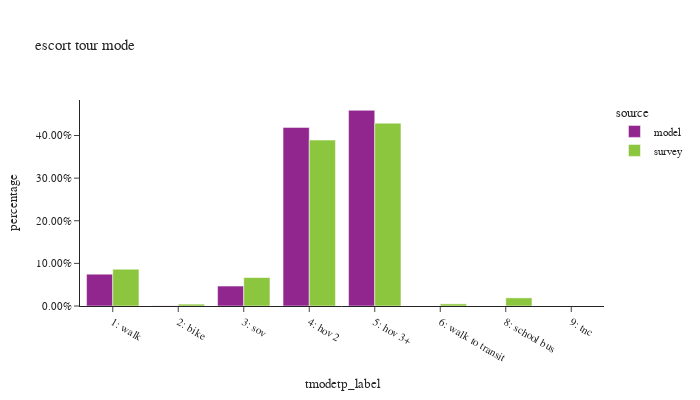

Write notebook code for a chart like this one.
### Code cell
df_plot = es_tour.groupby(['source','tmodetp_label'])['toexpfac'].sum().reset_index()
df_plot['percentage'] = df_plot.groupby(['source'], group_keys=False)['toexpfac']. \
    apply(lambda x: x / float(x.sum()))
df_plot['source'] = df_plot['source'].astype(pd.CategoricalDtype(['model', 'survey']))

df_plot_ct = es_tour.groupby(['source','tmodetp_label'])['toexpfac'].count().reset_index(). \
    rename(columns={'toexpfac':'sample count'})
df_plot = df_plot.merge(df_plot_ct, on=['source','tmodetp_label'])

fig = px.bar(df_plot.sort_values(by=['source']), x="tmodetp_label", y="percentage", color="source",
             barmode="group",hover_data=['sample count'],title="escort tour mode")
fig.update_layout(height=400, width=700, font=dict(size=11),
                  xaxis = dict(dtick = 1, categoryorder='category ascending'),
                  yaxis=dict(tickformat=".2%"))
fig.show()

### Figure 1 — Plotly figure (JSON) as saved in the notebook; plotly's stock layout.template omitted (floating-point values rounded to 4 significant figures)
{"data": [{"alignmentgroup": "True", "customdata": [[5633], [27], [3536], [31642], [34670]], "hovertemplate": "source=model<br>tmodetp_label=%{x}<br>percentage=%{y}<br>sample count=%{customdata[0]}<extra></extra>", "legendgroup": "model", "marker": {"color": "#91268F", "pattern": {"shape": ""}}, "name": "model", "offsetgroup": "model", "orientation": "v", "showlegend": true, "textposition": "auto", "type": "bar", "x": ["1: walk", "2: bike", "3: sov", "4: hov 2", "5: hov 3+"], "xaxis": "x", "y": [0.0746, 0.0003576, 0.04683, 0.4191, 0.4592], "yaxis": "y"}, {"alignmentgroup": "True", "customdata": [[114], [16], [69], [366], [290], [14], [7], [1]], "hovertemplate": "source=survey<br>tmodetp_label=%{x}<br>percentage=%{y}<br>sample count=%{customdata[0]}<extra></extra>", "legendgroup": "survey", "marker": {"color": "#8CC63E", "pattern": {"shape": ""}}, "name": "survey", "offsetgroup": "survey", "orientation": "v", "showlegend": true, "textposition": "auto", "type": "bar", "x": ["1: walk", "2: bike", "3: sov", "4: hov 2", "5: hov 3+", "6: walk to transit", "8: school bus", "9: tnc"], "xaxis": "x", "y": [0.08634, 0.004401, 0.06678, 0.3894, 0.429, 0.004975, 0.01908, 8.247e-06], "yaxis": "y"}], "layout": {"barmode": "group", "font": {"size": 11}, "height": 400, "legend": {"title": {"text": "source"}, "tracegroupgap": 0}, "title": {"text": "escort tour mode"}, "width": 700, "xaxis": {"anchor": "y", "categoryorder": "category ascending", "domain": [0.0, 1.0], "dtick": 1, "title": {"text": "tmodetp_label"}}, "yaxis": {"anchor": "x", "domain": [0.0, 1.0], "tickformat": ".2%", "title": {"text": "percentage"}}}}
